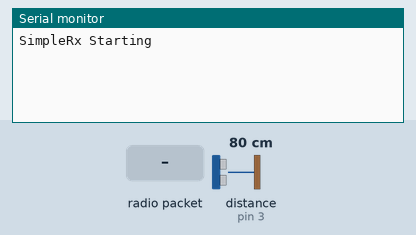
Recording of a sketch running on a simulated Arduino Uno, built with avr-gcc and run on an emulated ATmega328P. Parts: the last lines printed to the serial monitor. Inputs (shaded band) come from the test bench; at power-on: distance to the obstacle (sensor on pin 3) 80 cm. The echo pulse lasts 58.3 µs per cm; no radio packets arrive unless stated.

Above: at 1.3 s.
1.4 s: radio packet "sync;" arrives
At 2.4 s:
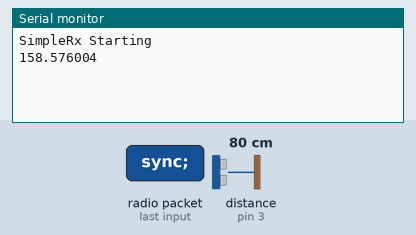
2.9 s: radio packet "distance;" arrives
At 3.4 s:
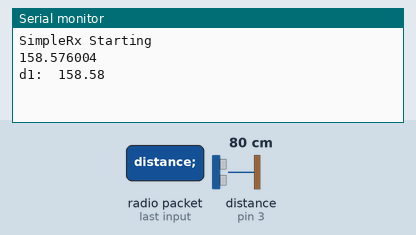

The sketch:

sensor_1.ino
```cpp
#define echoPin 3
#define trigPin 2

#include <SPI.h>
#include <nRF24L01.h>
#include <RF24.h>

#define CE_PIN   9
#define CSN_PIN 10

RF24 radio(CE_PIN, CSN_PIN);

char dataReceived[10];
char ack[9];

double distance = 0;

void setup() {
    pinMode(trigPin, OUTPUT);
    pinMode(echoPin, INPUT);
    digitalWrite(trigPin, LOW);
    Serial.begin(9600);

    serialPrintLn("SimpleRx Starting");
    radio.begin();
    delay(100);
    radio.enableAckPayload();
    radio.enableDynamicPayloads();
    radio.setDataRate(RF24_2MBPS);
    radio.setRetries(15, 15);
    radio.openReadingPipe(1, 0xF0F0F0F0AA);
    radio.openReadingPipe(2, 0xF0F0F0F0BB);
    radio.startListening();
}

void loop() {
    showData();
}

void showData() {
     if (radio.available() ) {
        radio.read( &dataReceived, sizeof(dataReceived) );

        if (strcmp(dataReceived, "sync;") == 0) {
           digitalWrite(trigPin, HIGH);
           delayMicroseconds(10);
           digitalWrite(trigPin, LOW);
           unsigned long duration = pulseIn(echoPin, HIGH);
           distance = duration * 0.034;
           serialPrintLn(distance);
        } else if (strcmp(dataReceived, "distance;") == 0) {
          dtostrf(distance, 8, 2, ack); // Leave room for too large numbers!
          char str[13] = "d1:";
          strcat(str, ack);
          str[11] = 0;
          serialPrintLn(str);
          radio.writeAckPayload(2, &str, sizeof(str));
        }
    }
}

void serialPrintLn(String s) {
   if (Serial) {
    Serial.println(s);
  }
}

void serialPrintLn(float s) {
   if (Serial) {
    Serial.println(s, 6);
  }
}
```

Measured:
- after the input at 1.4 s, the serial monitor: prints a new line at once (image 1)
- after the input at 2.9 s, the serial monitor: prints a new line at once (image 2)
